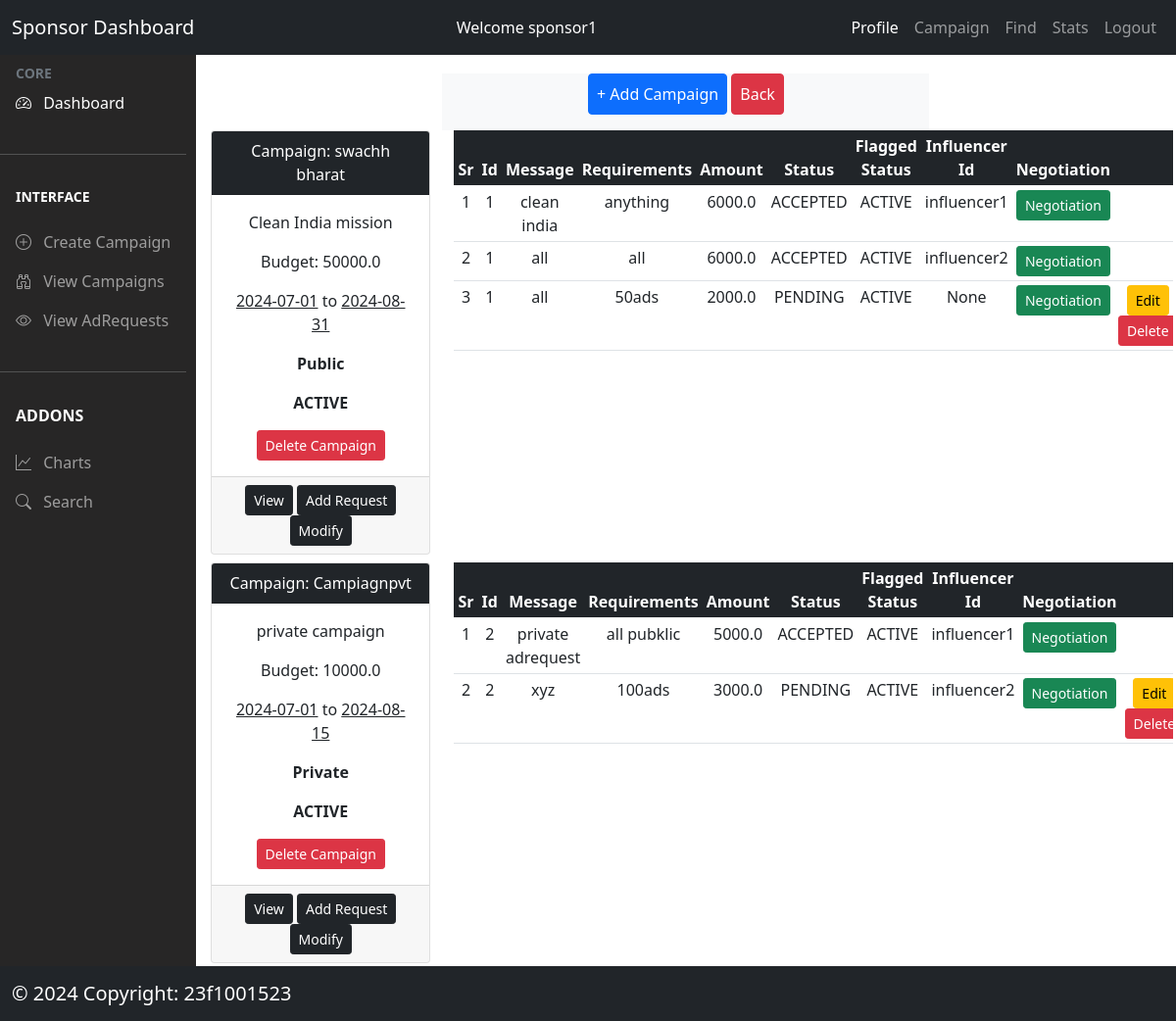
Page /sponsor/campaign/show (signed in) on the committed database.
### models/model.py (models this page shows, shortened)
class Campaign(db.Model):
  __tablename__ = 'campaigns'
  campaign_id = db.Column(db.Integer, autoincrement=True, primary_key=True)
  name = db.Column(db.String(200), nullable=False)
  description = db.Column(db.String(500), nullable=False)
  start_date = db.Column(db.String(200), nullable=False)
  end_date = db.Column(db.String(200), nullable=False)
  budget = db.Column(db.Float, nullable=False)
  visibility = db.Column(db.String(200), nullable=False)
  goals = db.Column(db.String(200), nullable=False)
  status = db.Column(db.String(200), nullable=False)  #active or inactive
  sponsor_id = db.Column(db.String(200),
                         db.ForeignKey("sponsors.sponsor_id"),
                         nullable=False)
  adrequests = db.relationship("AdRequest", backref="campaign", lazy=True)
  create_date = db.Column(db.DateTime, default=datetime.now(timezone.utc))
  expiry = db.Column(db.String(100), nullable=False)  # campaign expiry date

class AdRequest(db.Model):
  __tablename__ = 'adrequests'
  adrequest_id = db.Column(db.Integer, autoincrement=True, primary_key=True)
  message = db.Column(db.String(500), nullable=False)
  requirements = db.Column(db.String(500), nullable=False)
  payment_amount = db.Column(db.Float, nullable=False)
  status = db.Column(db.String(200),
                     nullable=False)  #PENDING/ACCEPTED/REJECTED
  flag_status = db.Column(db.String(50), nullable=False)  #active or inactive
  campaign_id = db.Column(db.String(200),
                          db.ForeignKey("campaigns.campaign_id"),
                          nullable=False)
  influencer_id = db.Column(db.String(200),
                            db.ForeignKey("influencers.influencer_id"))
  create_date = db.Column(db.DateTime, default=datetime.now(timezone.utc))
  negotiations = db.relationship('Negotiation', backref='adrequest', lazy=True)

### controllers/sponsor.py (the view)
@app.route('/sponsor/campaign/show')
@login_required_sponsor
def show_campaign():
  try:
    user_id = session['user_id']
    campaigns = Campaign.query.filter_by(sponsor_id=user_id).order_by(Campaign.campaign_id).all()
    return render_template('/sponsor/campaign.html',
                          campaigns=campaigns)
  except:
    flash(fatalerror)

### controllers/usermanager.py (called while the page is built)
def login_required_sponsor(func):
  @wraps(func)
  def wrapper_sponsor(*args, **kwargs):
    if session.get('loggedin') is None or session['user_type'] != 'sponsor':
      flash('You need to login first')
      return redirect(url_for('login'))
    return func(*args, **kwargs)
  return wrapper_sponsor

### templates/sponsor/campaign.html (shortened to what this page needs)
  {% extends '/sponsor/sponsor_dashboard.html' %}
  {% block content %}
  <div class="container mt-3">
    <div class="row justify-content-center ">
      <div class="col-md-6 bg-light text-center">
            <a type="button" href='/sponsor/campaign' class="btn btn-primary mb-3 p-2">+ Add Campaign</a>
        <a type="button" href='/sponsor/dashboard' class="btn btn-danger mb-3 p-2 text-white">Back</a>
      </div>
    </div>
  <div class="row text-center ">
    {% if campaigns %}
    {% for campaign in campaigns %}
    <div class="col-md-3 mb-2">
      <div class="card">
        <div class="card-header bg-dark text-white">
          Campaign: {{campaign.name}}
        </div>
        <div class="card-body">
          <p>{{ campaign.description }}</p>
          <p>Budget: {{campaign.budget}}</p>
           <p><u>{{ campaign.start_date }}</u> to <u>{{ campaign.end_date }}</u></p>
          <p><b>{{campaign.visibility}}</b></p>
          <p><b>{{campaign.status}}</b></p>
          {% if campaign.status=="ACTIVE" %}
          <a type="button" href='/sponsor/delete/campaign/{{campaign.campaign_id}}' class="btn btn-danger text-white btn-sm">Delete Campaign</a>
          {% endif %}
        </div>
        {% if campaign.status=="ACTIVE" %}
        <div class="card-footer">
          <a href="/sponsor/campaign/table/{{campaign.campaign_id}}" class="btn btn-dark btn-sm">View</a>
          <a href="/sponsor/adrequest/{{campaign.campaign_id}}" class="btn btn-dark btn-sm">Add Request</a>
          <a href="/sponsor/campaign/modify/{{campaign.campaign_id}}" class="btn btn-dark btn-sm">Modify </a>
        </div>
        {% endif %}
      </div>
    </div>
    <div class='col-md-9'>
       {% if campaign.status=="ACTIVE" %}
       {% if campaign.adrequests %}
       <table class='table table-responsive table-sm'>
         <thead class='bg-dark text-white'>
           <th>Sr</th>
           <th> Id</th>
           <th>Message</th>
           <th>Requirements</th>
           <th>Amount</th>
           <th>Status</th>
           <th>Flagged Status</th>
           <th>Influencer Id</th>
           <th>Negotiation</th>
           <th></th>
         </thead>
         <tbody>
         {% for adrequest in campaign.adrequests %}
         <tr>
           <td>{{loop.index}}</td>
           <td>{{ adrequest.campaign_id  }}</td>
           <td>{{ adrequest.message  }}</td>
           <td>{{ adrequest.requirements   }}</td>
           <td>{{ adrequest.payment_amount  }}</td>
           <td>{{ adrequest.status }}</td>
           <td>{{ adrequest.flag_status }}</td>
           <td>{{adrequest.influencer_id}}</td>
           <td>
            <a href='/sponsor/adrequest/negotiation/{{adrequest.adrequest_id}}' class="btn btn-success text-white btn-sm">Negotiation</a>
            </td>
            <td>
            {% if adrequest.flag_status=="ACTIVE" %}
              {% if adrequest.status=='PENDING' %}
            <a  href='/sponsor/adrequest/modify/{{adrequest.adrequest_id}}' class="btn btn-warning btn-sm">Edit</a>
             <a  href='/sponsor/delete/adrequest/{{adrequest.adrequest_id}}' class="btn btn-danger btn-sm">Delete</a>
              {% endif %}
            {% endif %}
            </td>
         </tr>
         {% endfor %}
        </tbody>
         </table>
         {% else %}
         <h3 class='mt-3'>No Adrequests</h3>
         <a type="button" href='/sponsor/adrequest/{{campaign.campaign_id}}' class="btn btn-dark">Click here to add a request</a>
        {% endif %}
         {% else %}
        <h3 class="text-danger mt-3">INACTIVE Campaign</h3>
        {% endif %}
    </div>
     {% endfor %}
     {% endif %}
  {% endblock %}

### rows in the picture
Campaign: name "swachh bharat", description "Clean India mission", budget "50000.0", start_date "2024-07-01", end_date "2024-08-31", visibility "Public", status "ACTIVE"
AdRequest: campaign_id "1", message "clean india", requirements "anything", payment_amount "6000.0", status "ACCEPTED", flag_status "ACTIVE", influencer_id "influencer1"
AdRequest: campaign_id "1", message "all", requirements "all", payment_amount "6000.0", status "ACCEPTED", flag_status "ACTIVE", influencer_id "influencer2"
AdRequest: campaign_id "1", message "all", requirements "50ads", payment_amount "2000.0", status "PENDING", flag_status "ACTIVE", influencer_id "None"
Campaign: name "Campiagnpvt", description "private campaign", budget "10000.0", start_date "2024-07-01", end_date "2024-08-15", visibility "Private", status "ACTIVE"
AdRequest: campaign_id "2", message "private adrequest", requirements "all pubklic", payment_amount "5000.0", status "ACCEPTED", flag_status "ACTIVE", influencer_id "influencer1"
AdRequest: campaign_id "2", message "xyz", requirements "100ads", payment_amount "3000.0", status "PENDING", flag_status "ACTIVE", influencer_id "influencer2"

### other values in the picture
{{ session['user_id'] }} "sponsor1"
